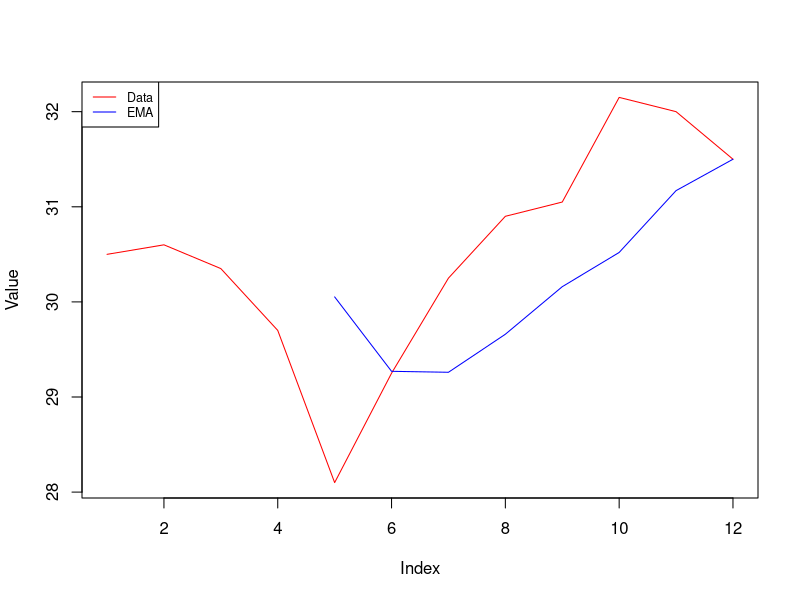

This figure's R source:
#########################################
# EXPONENTIAL-MOVING-AVERAGE CALCULATOR #
#########################################
# Created by Ugur Uresin, 2021 #
# Github: ugururesin #
#########################################

### E-M-A FUNCTION
##################
ema_calculator <- function(vector, periodicity, plot=FALSE, legend_pos="topleft"){
  
  #calculating the ema factor
  ema_factor  <- 2/(periodicity+1)
  
  #creating a list for ema values (first n elements will be NA)
  ema_list <- rep(NA, periodicity)
  
  #calculating the first ema value as the previous ones average
  pre_sum   <- sum(vector[1:periodicity])
  ema_first   <- (vector[periodicity]-pre_sum/periodicity)*ema_factor + pre_sum/periodicity
  
  #adding the first ema value to the list
  ema_list <- append(ema_list, ema_first)
  
  #calculating the other ema values
  for(i in (periodicity+2):length(vector)){
    C = vector[i-1]
    P = ema_list[i-1]
    ema = P + (C-P)*ema_factor
    ema = round(ema,2)
    ema_list <- append(ema_list , ema)
  }
  
  if(plot==TRUE){
    plot(1:length(vector), vector, type="l", xlab="Index", ylab="Value", col="red")
    lines(1:length(ema_list), ema_list, col="blue")
    legend(legend_pos, legend=c("Data","EMA"), col=c("red", "blue"), lty=1:1.5, cex=0.75)
  }
  
  return(ema_list)
}


# E-M-A CALCULATION EXAMPLE
###########################
data <- c(30.50, 30.60, 30.35, 29.70, 28.10, 29.25, 30.25, 30.90, 31.05, 32.15, 32.00, 31.5)
periodicity <- 4

ema_calculator(data, periodicity, plot=TRUE)

### END OF THE CODE ###